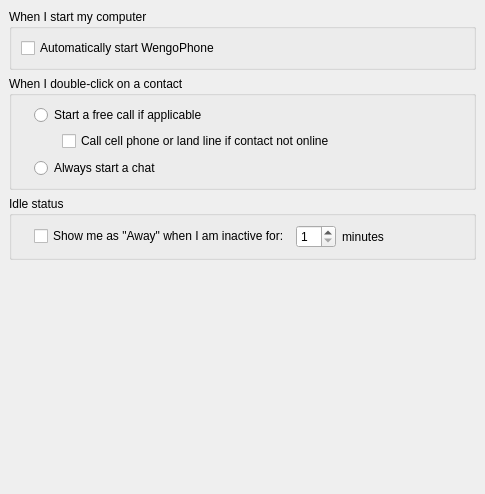
<ui version="4.0" >
 <class>GeneralSettings</class>
 <widget class="QWidget" name="GeneralSettings" >
  <property name="geometry" >
   <rect>
    <x>0</x>
    <y>0</y>
    <width>485</width>
    <height>494</height>
   </rect>
  </property>
  <layout class="QVBoxLayout" >
   <property name="margin" >
    <number>9</number>
   </property>
   <property name="spacing" >
    <number>6</number>
   </property>
   <item>
    <widget class="QGroupBox" name="autoStartGroupBox" >
     <property name="title" >
      <string>When I start my computer</string>
     </property>
     <layout class="QGridLayout" >
      <property name="margin" >
       <number>9</number>
      </property>
      <property name="spacing" >
       <number>6</number>
      </property>
      <item row="0" column="0" >
       <widget class="QCheckBox" name="startWengoPhoneCheckBox" >
        <property name="text" >
         <string>Automatically start WengoPhone</string>
        </property>
       </widget>
      </item>
     </layout>
    </widget>
   </item>
   <item>
    <widget class="QGroupBox" name="groupBox_3" >
     <property name="title" >
      <string>When I double-click on a contact </string>
     </property>
     <layout class="QGridLayout" >
      <property name="margin" >
       <number>9</number>
      </property>
      <property name="spacing" >
       <number>6</number>
      </property>
      <item row="0" column="1" >
       <widget class="QRadioButton" name="startFreeCallRadioButton" >
        <property name="text" >
         <string>Start a free call if applicable</string>
        </property>
       </widget>
      </item>
      <item row="1" column="0" colspan="2" >
       <layout class="QGridLayout" >
        <property name="margin" >
         <number>0</number>
        </property>
        <property name="spacing" >
         <number>6</number>
        </property>
        <item row="0" column="0" >
         <spacer>
          <property name="orientation" >
           <enum>Qt::Horizontal</enum>
          </property>
          <property name="sizeType" >
           <enum>QSizePolicy::Fixed</enum>
          </property>
          <property name="sizeHint" >
           <size>
            <width>41</width>
            <height>21</height>
           </size>
          </property>
         </spacer>
        </item>
        <item row="0" column="1" >
         <widget class="QCheckBox" name="callCellPhoneCheckBox" >
          <property name="text" >
           <string>Call cell phone or land line if contact not online</string>
          </property>
         </widget>
        </item>
       </layout>
      </item>
      <item row="2" column="0" >
       <widget class="QLabel" name="label_4" >
        <property name="sizePolicy" >
         <sizepolicy>
          <hsizetype>0</hsizetype>
          <vsizetype>5</vsizetype>
          <horstretch>0</horstretch>
          <verstretch>0</verstretch>
         </sizepolicy>
        </property>
        <property name="pixmap" >
         <pixmap resource="../wengophone.qrc" >:/pics/contact/chat.png</pixmap>
        </property>
       </widget>
      </item>
      <item row="0" column="0" >
       <widget class="QLabel" name="label_3" >
        <property name="sizePolicy" >
         <sizepolicy>
          <hsizetype>0</hsizetype>
          <vsizetype>5</vsizetype>
          <horstretch>0</horstretch>
          <verstretch>0</verstretch>
         </sizepolicy>
        </property>
        <property name="pixmap" >
         <pixmap resource="../wengophone.qrc" >:/pics/contact/call.png</pixmap>
        </property>
       </widget>
      </item>
      <item row="2" column="1" >
       <widget class="QRadioButton" name="startChatOnlyRadioButton" >
        <property name="text" >
         <string>Always start a chat</string>
        </property>
       </widget>
      </item>
     </layout>
    </widget>
   </item>
   <item>
    <widget class="QGroupBox" name="groupBox_4" >
     <property name="title" >
      <string>Idle status</string>
     </property>
     <layout class="QGridLayout" >
      <property name="margin" >
       <number>9</number>
      </property>
      <property name="spacing" >
       <number>6</number>
      </property>
      <item row="0" column="0" >
       <widget class="QLabel" name="label_2" >
        <property name="sizePolicy" >
         <sizepolicy>
          <hsizetype>0</hsizetype>
          <vsizetype>5</vsizetype>
          <horstretch>0</horstretch>
          <verstretch>0</verstretch>
         </sizepolicy>
        </property>
        <property name="pixmap" >
         <pixmap resource="../wengophone.qrc" >:/pics/status/away.png</pixmap>
        </property>
       </widget>
      </item>
      <item row="0" column="3" >
       <widget class="QLabel" name="label" >
        <property name="text" >
         <string>minutes</string>
        </property>
       </widget>
      </item>
      <item row="0" column="2" >
       <widget class="QSpinBox" name="awaySpinBox" >
        <property name="maximumSize" >
         <size>
          <width>40</width>
          <height>16777215</height>
         </size>
        </property>
        <property name="minimum" >
         <number>1</number>
        </property>
       </widget>
      </item>
      <item row="0" column="1" >
       <widget class="QCheckBox" name="showAwayCheckBox" >
        <property name="text" >
         <string>Show me as "Away" when I am inactive for:</string>
        </property>
       </widget>
      </item>
     </layout>
    </widget>
   </item>
   <item>
    <spacer>
     <property name="orientation" >
      <enum>Qt::Vertical</enum>
     </property>
     <property name="sizeHint" >
      <size>
       <width>20</width>
       <height>40</height>
      </size>
     </property>
    </spacer>
   </item>
  </layout>
 </widget>
 <tabstops>
  <tabstop>startWengoPhoneCheckBox</tabstop>
  <tabstop>startFreeCallRadioButton</tabstop>
  <tabstop>callCellPhoneCheckBox</tabstop>
  <tabstop>startChatOnlyRadioButton</tabstop>
  <tabstop>showAwayCheckBox</tabstop>
  <tabstop>awaySpinBox</tabstop>
 </tabstops>
 <resources>
  <include location="../wengophone.qrc" />
 </resources>
 <connections/>
</ui>
